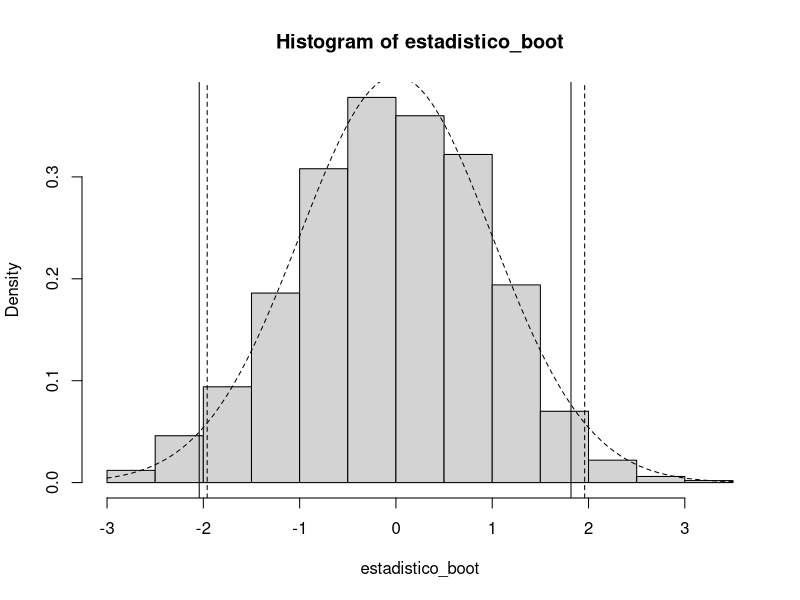
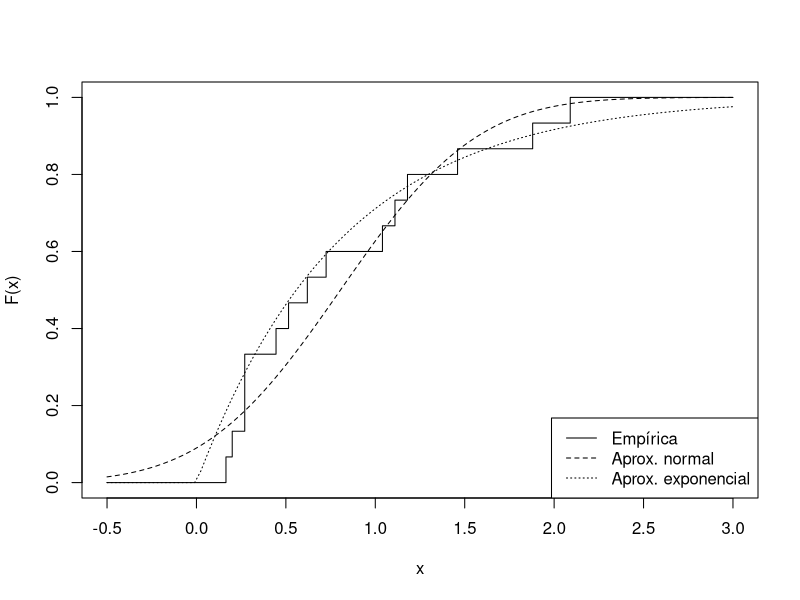
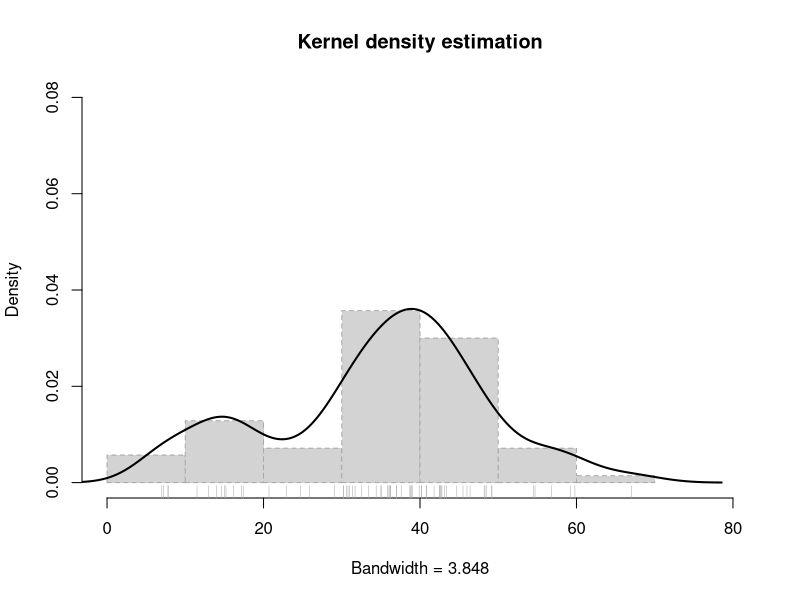

The R source for these figures, in order: (Note: this script raises an error after producing the figures.)
## ---- chunk 1

## ---- chunk 2
muestra <- c(0.143, 0.182, 0.256, 0.26, 0.27, 0.437, 0.509, 
             0.611, 0.712, 1.04, 1.09, 1.15, 1.46, 1.88, 2.08)
n <- length(muestra)
sigma <- 0.6

alfa <- 0.05
x_barra <- mean(muestra)

# Remuestreo
set.seed(1)
B <- 1000
estadistico_boot <- numeric(B)
for (k in 1:B) {
    # u <- rnorm(n)
    # remuestra <- u * sigma + x_barra
    remuestra <- rnorm(n, x_barra, sigma)
    x_barra_boot <- mean(remuestra)
    estadistico_boot[k] <- sqrt(n) * (x_barra_boot - x_barra)/sigma
}

# Aproximación Monte Carlo de los ptos críticos
# Empleando la distribución empírica del estadístico bootstrap: 
    # estadistico_boot_ordenado <- sort(estadistico_boot)
    # indice_inf <- floor(B * alfa/2)
    # indice_sup <- floor(B * (1 - alfa/2))
    # pto_crit <- estadistico_boot_ordenado[c(indice_inf, indice_sup)]
# Empleando la función `quantile`:
pto_crit <- quantile(estadistico_boot, c(alfa/2, 1 - alfa/2))

# Construcción del IC
ic_inf_boot <- x_barra - pto_crit[2] * sigma/sqrt(n)
ic_sup_boot <- x_barra - pto_crit[1] * sigma/sqrt(n)
IC_boot <- c(ic_inf_boot, ic_sup_boot)
names(IC_boot) <- paste0(100*c(alfa/2, 1-alfa/2), "%")
IC_boot
## ---- chunk 3
hist(estadistico_boot, freq = FALSE)
abline(v = pto_crit)
curve(dnorm, add=TRUE, lty = 2)
pto_crit_teor <- qnorm(1 - alfa/2)
abline(v = c(-pto_crit_teor, pto_crit_teor), lty = 2)
ic_inf_boot_teor <- x_barra - pto_crit_teor * sigma/sqrt(n)
ic_sup_boot_teor <- x_barra + pto_crit_teor * sigma/sqrt(n)
IC_boot_teor <- c(ic_inf_boot_teor, ic_sup_boot_teor)
names(IC_boot_teor) <- paste0(100*c(alfa/2, 1-alfa/2), "%")
IC_boot_teor
## ---- chunk 4
library(boot)
ran.gen.norm <- function(data, mle) {
    # Función para generar muestras aleatorias normales
    # con desviación típica sigma = 0.6,
    # mle contendrá la media de los datos originales
    out <- rnorm(length(data), mle, sigma)
    out
}

statistic <- function(data){
    c(mean(data), sigma^2/length(data))
}

set.seed(1)
res.boot <- boot(muestra, statistic, R = B, sim = "parametric",
                 ran.gen = ran.gen.norm, mle = mean(muestra))

boot.ci(res.boot, type = "stud")
## ---- chunk 5
# Distribución bootstrap uniforme
curve(ecdf(muestra)(x), xlim = c(-.5, 3), ylab = "F(x)", type = "s")
# Distribución bootstrap paramétrico normal
curve(pnorm(x, mean(muestra), 0.6), lty = 2, add = TRUE)
# Distribución bootstrap paramétrico exponencial
curve(pexp(x, 1/mean(muestra)), lty = 3, add = TRUE)
legend("bottomright", legend = c("Empírica", "Aprox. normal", "Aprox. exponencial"), lty = 1:3)
## ---- chunk 6
ran.gen.exp <- function(data, mle) {
    # Función para generar muestras aleatorias exponenciales
    # mle contendrá la media de los datos originales
    out <- rexp(length(data), 1/mle)
    out
}
## ---- chunk 7
x <- precip
npden <- density(x)
# npden <- density(x, bw = "SJ")

# plot(npden)
bandwidth <- npden$bw
hist(x, freq = FALSE, main = "Kernel density estimation", 
     xlab = paste("Bandwidth =", formatC(bandwidth)), lty = 2, 
     border = "darkgray", xlim = c(0, 80), ylim = c(0, 0.08))
lines(npden, lwd = 2)
rug(x, col = "darkgray")
## ---- chunk 8
if (knitr:::is_latex_output()) {
  old.par <- par(mfrow=c(2, 2))
  bws <- 2^seq(log2(bandwidth * 0.01), log2(bandwidth * 20), len = 4)
  for (bw in bws)
    plot(density(x, bw = bw) , main = "Kernel density estimation", 
         xlab = paste("Bandwidth =", formatC(bw)), 
         xlim = c(0, 80), ylim = c(0, 0.08))
  par(old.par)
} else {
  knitr::include_graphics("bandwidth-movie.gif")
}
## ---- chunk 9
Fn <- ecdf(precip)
curve(Fn, xlim = c(0, 75), ylab = "F(x)", type = "s")
Fnp <- function(x) sapply(x, function(y) mean(pnorm(y, precip, bandwidth)))
curve(Fnp, lty = 2, add = TRUE) 
legend("bottomright", legend = c("Empírica", "Tipo núcleo"), lty = 1:2)
## ---- chunk 10
## simulation from a density() fit:
# a kernel density fit is an equally-weighted mixture.
nsim <- 1e6
set.seed(1)
# x_boot <- sample(x, nsim, replace = TRUE)
# x_boot <- x_boot + bandwidth * rnorm(nsim)
x_boot <- rnorm(nsim, sample(x, nsim, replace = TRUE), bandwidth)

plot(npden, main = "")
lines(density(x_boot), col = "blue", lwd = 2, lty = 2)
## ---- chunk 11
muestra <- c(0.143, 0.182, 0.256, 0.26, 0.27, 0.437, 0.509, 
             0.611, 0.712, 1.04, 1.09, 1.15, 1.46, 1.88, 2.08)
n <- length(muestra)
sigma <- 0.6

alfa <- 0.05
x_barra <- mean(muestra)

# Remuestreo
set.seed(1)
B <- 1000
# h <- 1e-08
h <- bw.SJ(muestra)/2
estadistico_boot <- numeric(B)
for (k in 1:B) {
    # remuestra <- sample(muestra, n, replace = TRUE)
    # remuestrasu <- remuestra + h * rnorm(n, 0, 1)
    remuestrasu <- rnorm(n, sample(muestra, n, replace = TRUE), h)
    x_barra_boot <- mean(remuestrasu)
    estadistico_boot[k] <- sqrt(n) * (x_barra_boot - x_barra)/sigma
}

# Aproximación bootstrap de los ptos críticos
pto_crit <- quantile(estadistico_boot, c(alfa/2, 1 - alfa/2))

# Construcción del IC
ic_inf_boot <- x_barra - pto_crit[2] * sigma/sqrt(n)
ic_sup_boot <- x_barra - pto_crit[1] * sigma/sqrt(n)
IC_boot <- c(ic_inf_boot, ic_sup_boot)
names(IC_boot) <- paste0(100*c(alfa/2, 1-alfa/2), "%")
IC_boot
## ---- chunk 12
library(boot)
ran.gen.smooth <- function(data, mle) {
    # Función para generar muestras aleatorias mediante 
    # bootstrap suavizado con función núcleo gaussiana,
    # mle contendrá la ventana.
    n <- length(data)
    h <- mle
    out <- rnorm(n, sample(data, n, replace = TRUE), h)
    out
}

statistic <- function(data){
    c(mean(data), sigma^2/length(data))
}

set.seed(1)
res.boot <- boot(muestra, statistic, R = B, sim = "parametric",
                 ran.gen = ran.gen.smooth, mle = h)

boot.ci(res.boot, type = "stud")
## ---- chunk 13
theta <- 1
n <- 50
curve(n/theta * (x/theta)^(n - 1), 0, theta, ylab = "Density")
## ---- chunk 14
theta <- 1
n <- 50
set.seed(1)
muestra <- runif(50) * theta
theta_est <- max(muestra)
# Remuestreo
B <- 2000
maximo <- numeric(B)
estadistico <- numeric(B)
for (k in 1:B) {
    remuestra <- sample(muestra, n, replace = TRUE)
    maximo[k] <- max(remuestra)
    estadistico[k] <- maximo[k] - theta_est
}
# Distribución estadístico
xlim <- c(-theta/2, 0) # c(-theta, 0)
hist(estadistico, freq = FALSE, main = "", lty = 2, 
     border = "darkgray", xlim = xlim)
lines(density(estadistico))
rug(estadistico, col = "darkgray")
curve(n/theta * ((x + theta)/theta)^(n - 1), col = "blue", lty = 2, lwd = 2, add = TRUE)
## ---- chunk 15
# Remuestreo
B <- 2000
maximo <- numeric(B)
estadistico <- numeric(B)
for (k in 1:B) {
    remuestra <- runif(n) * theta_est
    maximo[k] <- max(remuestra)
    estadistico[k] <- maximo[k] - theta_est
}
# Distribución estadístico
xlim <- c(-theta/2, 0) # c(-theta, 0)
hist(estadistico, freq = FALSE, main = "", lty = 2, 
     border = "darkgray", xlim = xlim)
lines(density(estadistico))
rug(estadistico, col = "darkgray")
curve(n/theta * ((x + theta)/theta)^(n - 1), col = "blue", lty = 2, lwd = 2, add = TRUE)
## ---- chunk 16
data(Prestige, package = "carData")
# ?Prestige
modelo <- lm(prestige ~ income + education, data = Prestige)
summary(modelo)
## ---- chunk 17
res <- summary(modelo)
names(res)
res$adj.r.squared
## ---- chunk 18
library(boot)

case.stat <- function(data, i) {
  fit <- lm(prestige ~ income + education, data = data[i, ])
  summary(fit)$adj.r.squared
}

set.seed(1)
boot.case <- boot(Prestige, case.stat, R = 1000)
boot.case
# plot(boot.case)
boot.ci(boot.case, type = c("basic", "perc", "bca"))
## ---- chunk 19
pres.dat <- Prestige
pres.dat$fit <- fitted(modelo)
pres.dat$res <- residuals(modelo)

mod.stat <- function(data, i) {
    data$prestige <- data$fit + data$res[i]
    fit <- lm(prestige ~ income + education, data = data)
    summary(fit)$adj.r.squared
}

set.seed(1)
boot.mod <- boot(pres.dat, mod.stat, R = 1000)
boot.mod
# plot(boot.mod)
boot.ci(boot.mod, type = c("basic", "perc", "bca"))
## ---- chunk 20
pres.dat$sres <- residuals(modelo)/sqrt(1 - hatvalues(modelo))
pres.dat$sres <- pres.dat$sres - mean(pres.dat$sres)
## ---- chunk 21
library(car)

# set.seed(DNI)
# ...
